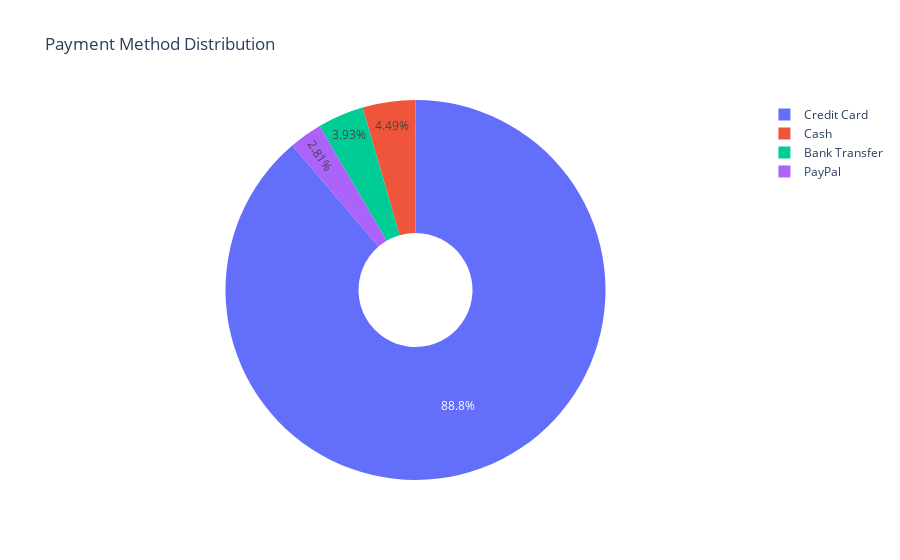

The code cell stored with this chart in its notebook:
### Markdown cell above
#### - Payment Method Analysis: 
A bar chart displaying the distribution of payment methods such as Credit Card, Cash, Bank Transfer, and PayPal.

### Code cell
# SQL Query to Fetch Payment Method Distribution
payment_method_distribution_query = """
SELECT 
    PaymentMethod,
    COUNT(PaymentID) AS TransactionCount
FROM Payment
GROUP BY PaymentMethod
ORDER BY TransactionCount DESC;
"""

# Fetch Data from Database
payment_df = run_query(payment_method_distribution_query)

# Create Pie Chart using Plotly Express
payment_fig_pie = px.pie(
    payment_df,
    names="PaymentMethod",
    values="TransactionCount",
    title="Payment Method Distribution",
    hole=0.3  # For a donut-style chart
)

# Show Pie Chart
payment_fig_pie.show()

### Figure 1 — Plotly figure (JSON) as saved in the notebook; plotly's stock layout.template omitted (floating-point values rounded to 4 significant figures)
{"data": [{"domain": {"x": [0, 1], "y": [0, 1]}, "hole": 0.3, "hovertemplate": "PaymentMethod=%{label}<br>TransactionCount=%{value}<extra></extra>", "labels": ["Credit Card", "Cash", "Bank Transfer", "PayPal"], "legendgroup": "", "name": "", "showlegend": true, "type": "pie", "values": [158, 8, 7, 5]}], "layout": {"autosize": true, "legend": {"tracegroupgap": 0}, "title": {"text": "Payment Method Distribution"}}}
